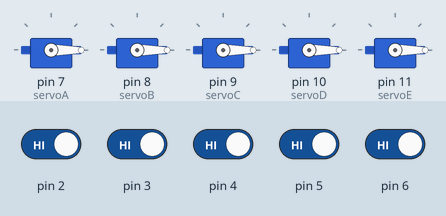
Recording of a sketch running on a simulated Arduino Uno, built with avr-gcc and run on an emulated ATmega328P. On the bench: 5 × servo. The inputs (shaded band) are chosen by the test bench; at power-on: pin 2–6 HIGH.

Above: at 1.2 s.
1.3 s: pin 2 driven LOW
At 2.2 s:
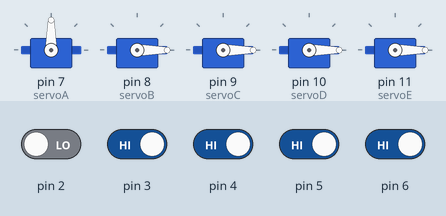
2.8 s: pin 3 driven LOW
At 3.3 s:
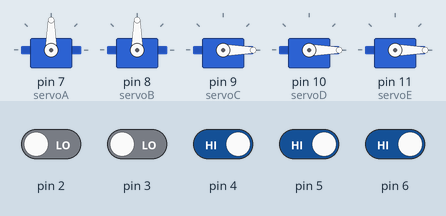
4.3 s: pin 4 driven LOW
At 5.5 s:
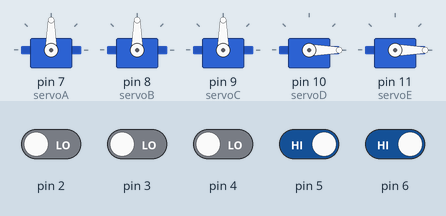
5.8 s: pin 5 driven LOW
At 6.8 s:
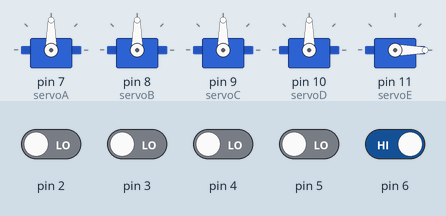
7.3 s: pin 6 driven LOW
At 8.0 s:
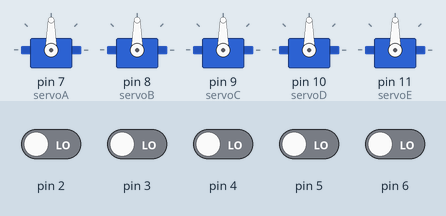
8.8 s: pin 2 driven HIGH
At 9.1 s:
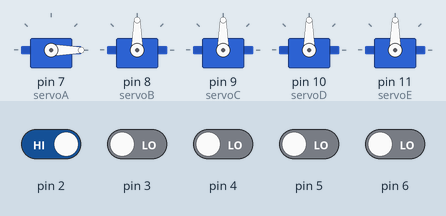
Timing chart, 0 to 11.3 s (numbered marks = the images above; inputs shaded):
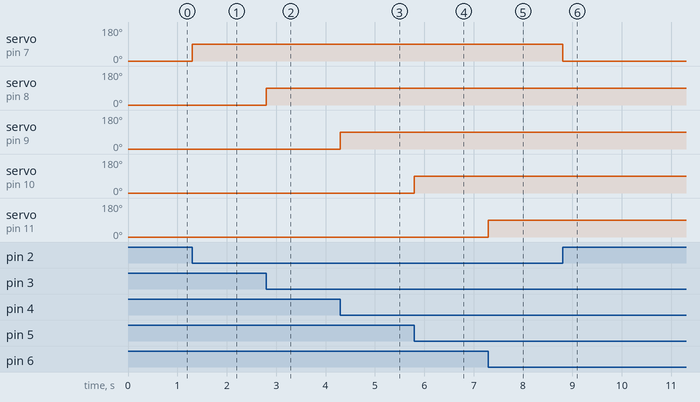

Measured:
- after the input at 1.3 s, servo on pin 7 (servoA): 0° → 90° at once
- after the input at 2.8 s, servo on pin 8 (servoB): 0° → 90° at once
- after the input at 4.3 s, servo on pin 9 (servoC): 0° → 90° at once
- after the input at 5.8 s, servo on pin 10 (servoD): 0° → 90° at once
- after the input at 7.3 s, servo on pin 11 (servoE): 0° → 90° at once
- after the input at 8.8 s, servo on pin 7 (servoA): 90° → 0° at once

The sketch:

5_servomotor1__1_.ino
```cpp
#include<Servo.h>

Servo servoA;
Servo servoB;
Servo servoC;
Servo servoD;
Servo servoE;

int pos=0;

void setup()
{

  pinMode(2,INPUT);
  pinMode(3,INPUT);
  pinMode(4,INPUT);
  pinMode(5,INPUT);
  pinMode(6,INPUT);

  servoA.attach(7);
  servoB.attach(8);
  servoC.attach(9);
  servoD.attach(10);
  servoE.attach(11);

}

void loop()
{
  if(digitalRead(2)==LOW){
    servoA.write(90);
  }
  else
     servoA.write(0);

  if(digitalRead(3)==LOW){
    servoB.write(90);
  }
  else
 servoB.write(0);

  if(digitalRead(4)==LOW){
    servoC.write(90);
  }
  else
 servoC.write(0);

  if(digitalRead(5)==LOW){
    servoD.write(90);
  }
  else
 servoD.write(0);
  if(digitalRead(6)==LOW){
    servoE.write(90);
  }
  else
 servoE.write(0);


}
```
